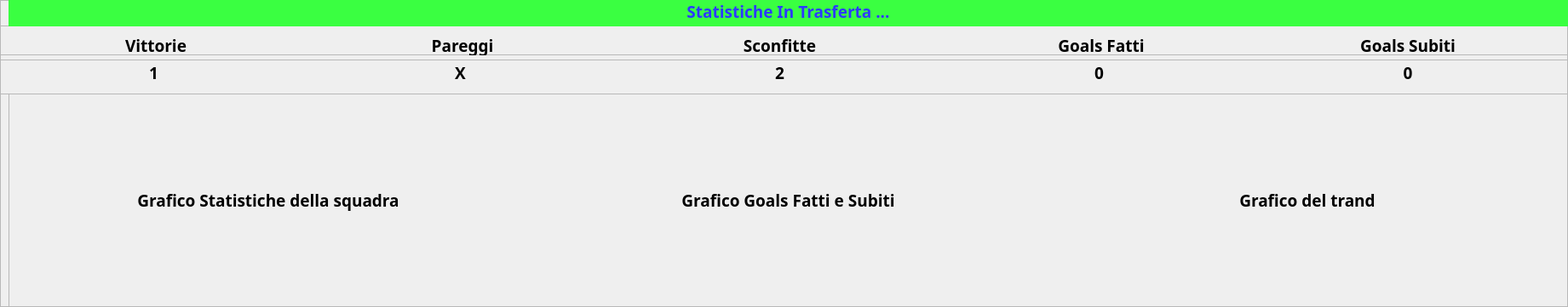
         <widget class="QFrame" name="frameStatisticheInTrasfertaSquadraDiCasa">
          <property name="geometry">
           <rect>
            <x>10</x>
            <y>800</y>
            <width>1841</width>
            <height>361</height>
           </rect>
          </property>
          <property name="styleSheet">
           <string notr="true"/>
          </property>
          <property name="frameShape">
           <enum>QFrame::StyledPanel</enum>
          </property>
          <property name="frameShadow">
           <enum>QFrame::Raised</enum>
          </property>
          <property name="lineWidth">
           <number>0</number>
          </property>
          <widget class="QFrame" name="frameLabelEsitiEGoalsInTrasfertaSquadraDiCasa">
           <property name="geometry">
            <rect>
             <x>0</x>
             <y>30</y>
             <width>1841</width>
             <height>35</height>
            </rect>
           </property>
           <property name="frameShape">
            <enum>QFrame::StyledPanel</enum>
           </property>
           <property name="frameShadow">
            <enum>QFrame::Raised</enum>
           </property>
           <widget class="QLabel" name="labelVittorieInTrasfertaSquadraDiCasa">
            <property name="geometry">
             <rect>
              <x>0</x>
              <y>10</y>
              <width>366</width>
              <height>31</height>
             </rect>
            </property>
            <property name="font">
             <font>
              <family>Montserrat</family>
              <pointsize>14</pointsize>
              <weight>75</weight>
              <bold>true</bold>
             </font>
            </property>
            <property name="styleSheet">
             <string notr="true"/>
            </property>
            <property name="text">
             <string>Vittorie</string>
            </property>
            <property name="alignment">
             <set>Qt::AlignHCenter|Qt::AlignTop</set>
            </property>
            <property name="wordWrap">
             <bool>false</bool>
            </property>
           </widget>
           <widget class="QLabel" name="labelPareggiInTrasfertaSquadraDiCasa">
            <property name="geometry">
             <rect>
              <x>360</x>
              <y>10</y>
              <width>366</width>
              <height>31</height>
             </rect>
            </property>
            <property name="font">
             <font>
              <family>Montserrat</family>
              <pointsize>14</pointsize>
              <weight>75</weight>
              <bold>true</bold>
             </font>
            </property>
            <property name="styleSheet">
             <string notr="true"/>
            </property>
            <property name="text">
             <string>Pareggi</string>
            </property>
            <property name="alignment">
             <set>Qt::AlignHCenter|Qt::AlignTop</set>
            </property>
            <property name="wordWrap">
             <bool>false</bool>
            </property>
           </widget>
           <widget class="QLabel" name="labelSconfitteInTrasfertaSquadraDiCasa">
            <property name="geometry">
             <rect>
              <x>720</x>
              <y>10</y>
              <width>391</width>
              <height>31</height>
             </rect>
            </property>
            <property name="font">
             <font>
              <family>Montserrat</family>
              <pointsize>14</pointsize>
              <weight>75</weight>
              <bold>true</bold>
             </font>
            </property>
            <property name="styleSheet">
             <string notr="true"/>
            </property>
            <property name="text">
             <string>Sconfitte</string>
            </property>
            <property name="alignment">
             <set>Qt::AlignHCenter|Qt::AlignTop</set>
            </property>
            <property name="wordWrap">
             <bool>false</bool>
            </property>
           </widget>
           <widget class="QLabel" name="labelGoalsFattiInTrasfertaSquadraDiCasa">
            <property name="geometry">
             <rect>
              <x>1110</x>
              <y>10</y>
              <width>366</width>
              <height>31</height>
             </rect>
            </property>
            <property name="font">
             <font>
              <family>Montserrat</family>
              <pointsize>14</pointsize>
              <weight>75</weight>
              <bold>true</bold>
             </font>
            </property>
            <property name="styleSheet">
             <string notr="true"/>
            </property>
            <property name="text">
             <string>Goals Fatti</string>
            </property>
            <property name="alignment">
             <set>Qt::AlignHCenter|Qt::AlignTop</set>
            </property>
            <property name="wordWrap">
             <bool>false</bool>
            </property>
           </widget>
           <widget class="QLabel" name="labelGoalsSubitiInTrasfertaSquadraDiCasa">
            <property name="geometry">
             <rect>
              <x>1470</x>
              <y>10</y>
              <width>366</width>
              <height>31</height>
             </rect>
            </property>
            <property name="font">
             <font>
              <family>Montserrat</family>
              <pointsize>14</pointsize>
              <weight>75</weight>
              <bold>true</bold>
             </font>
            </property>
            <property name="styleSheet">
             <string notr="true"/>
            </property>
            <property name="text">
             <string>Goals Subiti</string>
            </property>
            <property name="alignment">
             <set>Qt::AlignHCenter|Qt::AlignTop</set>
            </property>
            <property name="wordWrap">
             <bool>false</bool>
            </property>
           </widget>
          </widget>
          <widget class="QFrame" name="frameLabelEsitiEGoalsValoriInTrasfertaSquadraDiCasa">
           <property name="geometry">
            <rect>
             <x>0</x>
             <y>70</y>
             <width>1841</width>
             <height>41</height>
            </rect>
           </property>
           <property name="frameShape">
            <enum>QFrame::StyledPanel</enum>
           </property>
           <property name="frameShadow">
            <enum>QFrame::Raised</enum>
           </property>
           <widget class="QLabel" name="labelVittorie_ValoreInTrasfertaSquadraDiCasa">
            <property name="geometry">
             <rect>
              <x>0</x>
              <y>0</y>
              <width>361</width>
              <height>31</height>
             </rect>
            </property>
            <property name="font">
             <font>
              <family>Montserrat</family>
              <pointsize>14</pointsize>
              <weight>75</weight>
              <bold>true</bold>
             </font>
            </property>
            <property name="styleSheet">
             <string notr="true"/>
            </property>
            <property name="text">
             <string>1</string>
            </property>
            <property name="alignment">
             <set>Qt::AlignCenter</set>
            </property>
            <property name="wordWrap">
             <bool>false</bool>
            </property>
           </widget>
           <widget class="QLabel" name="labelSconfitte_ValoreInTrasfertaSquadraDiCasa">
            <property name="geometry">
             <rect>
              <x>720</x>
              <y>0</y>
              <width>391</width>
              <height>31</height>
             </rect>
            </property>
            <property name="font">
             <font>
              <family>Montserrat</family>
              <pointsize>14</pointsize>
              <weight>75</weight>
              <bold>true</bold>
             </font>
            </property>
            <property name="styleSheet">
             <string notr="true"/>
            </property>
            <property name="text">
             <string>2</string>
            </property>
            <property name="alignment">
             <set>Qt::AlignCenter</set>
            </property>
            <property name="wordWrap">
             <bool>false</bool>
            </property>
           </widget>
           <widget class="QLabel" name="labelPareggi_ValoreInTrasfertaSquadraDiCasa">
            <property name="geometry">
             <rect>
              <x>360</x>
              <y>0</y>
              <width>361</width>
              <height>31</height>
             </rect>
            </property>
            <property name="font">
             <font>
              <family>Montserrat</family>
              <pointsize>14</pointsize>
              <weight>75</weight>
              <bold>true</bold>
             </font>
            </property>
            <property name="styleSheet">
             <string notr="true"/>
            </property>
            <property name="text">
             <string>X</string>
            </property>
            <property name="alignment">
             <set>Qt::AlignCenter</set>
            </property>
            <property name="wordWrap">
             <bool>false</bool>
            </property>
           </widget>
           <widget class="QLabel" name="labelGoalsFatti_ValoreInTrasfertaSquadraDiCasa">
            <property name="geometry">
             <rect>
              <x>1110</x>
              <y>0</y>
              <width>361</width>
              <height>31</height>
             </rect>
            </property>
            <property name="font">
             <font>
              <family>Montserrat</family>
              <pointsize>14</pointsize>
              <weight>75</weight>
              <bold>true</bold>
             </font>
            </property>
            <property name="styleSheet">
             <string notr="true"/>
            </property>
            <property name="text">
             <string>0</string>
            </property>
            <property name="alignment">
             <set>Qt::AlignCenter</set>
            </property>
            <property name="wordWrap">
             <bool>false</bool>
            </property>
           </widget>
           <widget class="QLabel" name="labelGoalsSubiti_ValoreInTrasfertaSquadraDiCasa">
            <property name="geometry">
             <rect>
              <x>1470</x>
              <y>0</y>
              <width>366</width>
              <height>31</height>
             </rect>
            </property>
            <property name="font">
             <font>
              <family>Montserrat</family>
              <pointsize>14</pointsize>
              <weight>75</weight>
              <bold>true</bold>
             </font>
            </property>
            <property name="styleSheet">
             <string notr="true"/>
            </property>
            <property name="text">
             <string>0</string>
            </property>
            <property name="alignment">
             <set>Qt::AlignCenter</set>
            </property>
            <property name="wordWrap">
             <bool>false</bool>
            </property>
           </widget>
          </widget>
          <widget class="QFrame" name="frameLabelIntestazioniInTrasfertaSquadraDiCasa">
           <property name="geometry">
            <rect>
             <x>10</x>
             <y>0</y>
             <width>1831</width>
             <height>31</height>
            </rect>
           </property>
           <property name="frameShape">
            <enum>QFrame::StyledPanel</enum>
           </property>
           <property name="frameShadow">
            <enum>QFrame::Raised</enum>
           </property>
           <widget class="QLabel" name="labelIntestazioneInTrasfertaSquadraDiCasa">
            <property name="geometry">
             <rect>
              <x>0</x>
              <y>0</y>
              <width>1831</width>
              <height>31</height>
             </rect>
            </property>
            <property name="font">
             <font>
              <family>Montserrat</family>
              <pointsize>14</pointsize>
              <weight>75</weight>
              <bold>true</bold>
             </font>
            </property>
            <property name="styleSheet">
             <string notr="true">background-color: rgb(58, 255, 65);
color: rgb(44, 58, 255);
</string>
            </property>
            <property name="text">
             <string>Statistiche In Trasferta ...</string>
            </property>
            <property name="alignment">
             <set>Qt::AlignHCenter|Qt::AlignTop</set>
            </property>
            <property name="wordWrap">
             <bool>false</bool>
            </property>
           </widget>
          </widget>
          <widget class="QFrame" name="frameGraficiInTrasfertaSquadraDiCasa">
           <property name="geometry">
            <rect>
             <x>10</x>
             <y>110</y>
             <width>1831</width>
             <height>261</height>
            </rect>
           </property>
           <property name="frameShape">
            <enum>QFrame::StyledPanel</enum>
           </property>
           <property name="frameShadow">
            <enum>QFrame::Raised</enum>
           </property>
           <widget class="QLabel" name="labelGraficoStatisticheInTrasfertaSquadraDiCasa">
            <property name="geometry">
             <rect>
              <x>0</x>
              <y>5</y>
              <width>610</width>
              <height>240</height>
             </rect>
            </property>
            <property name="font">
             <font>
              <family>Montserrat</family>
              <pointsize>14</pointsize>
              <weight>75</weight>
              <bold>true</bold>
             </font>
            </property>
            <property name="styleSheet">
             <string notr="true"/>
            </property>
            <property name="text">
             <string>Grafico Statistiche della squadra</string>
            </property>
            <property name="alignment">
             <set>Qt::AlignCenter</set>
            </property>
           </widget>
           <widget class="QLabel" name="labelGraficoGoalFattiESubitiInTrasfertaSquadraDiCasa">
            <property name="geometry">
             <rect>
              <x>610</x>
              <y>5</y>
              <width>611</width>
              <height>240</height>
             </rect>
            </property>
            <property name="font">
             <font>
              <family>Montserrat</family>
              <pointsize>14</pointsize>
              <weight>75</weight>
              <bold>true</bold>
             </font>
            </property>
            <property name="styleSheet">
             <string notr="true"/>
            </property>
            <property name="text">
             <string>Grafico Goals Fatti e Subiti</string>
            </property>
            <property name="alignment">
             <set>Qt::AlignCenter</set>
            </property>
           </widget>
           <widget class="QLabel" name="labelGraficoTrandInTrasfertaSquadraDiCasa">
            <property name="geometry">
             <rect>
              <x>1220</x>
              <y>5</y>
              <width>610</width>
              <height>240</height>
             </rect>
            </property>
            <property name="font">
             <font>
              <family>Montserrat</family>
              <pointsize>14</pointsize>
              <weight>75</weight>
              <bold>true</bold>
             </font>
            </property>
            <property name="styleSheet">
             <string notr="true"/>
            </property>
            <property name="text">
             <string>Grafico del trand</string>
            </property>
            <property name="alignment">
             <set>Qt::AlignCenter</set>
            </property>
           </widget>
          </widget>
         </widget>
